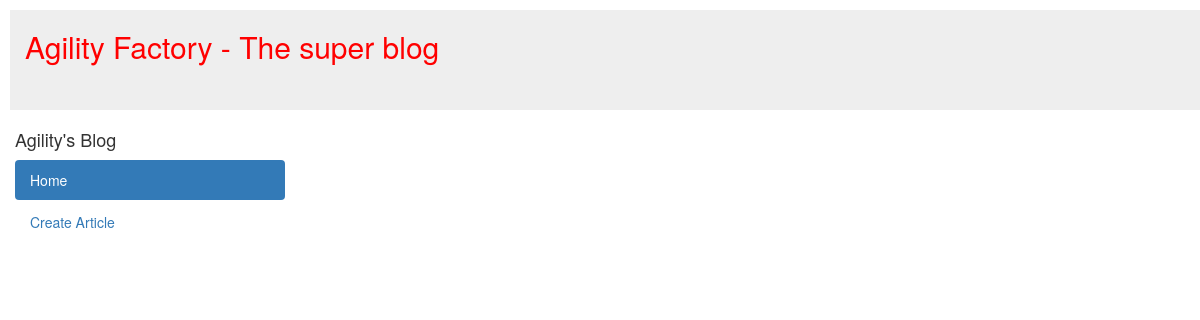
The app's page /articles/, older data.
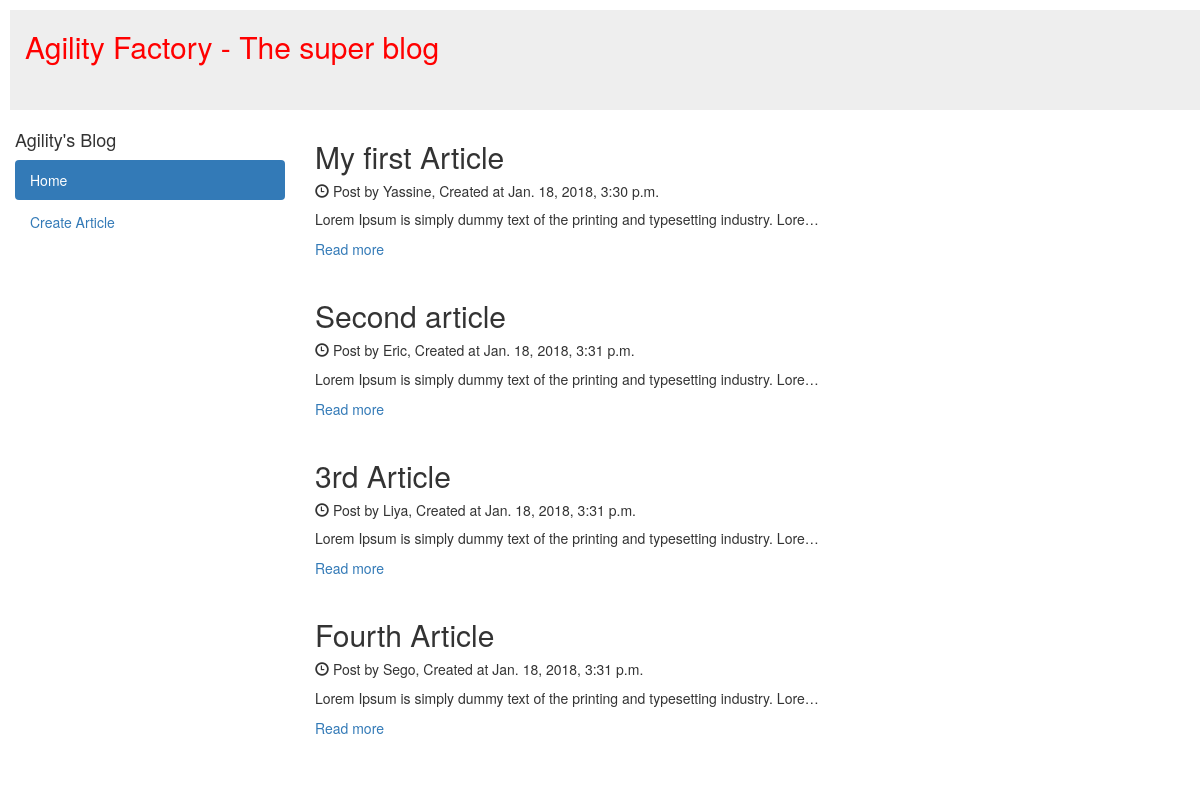
The same page, newer data.
### articles/models.py (models this page shows)
class Articles(models.Model):
    title = models.CharField(max_length=255)
    description = models.TextField()
    author = models.CharField(max_length=255)
    created_at = models.DateTimeField(auto_now_add=True)
    updated_at = models.DateTimeField(auto_now=True)
    def is_updated(self):
        return self.created_at.strftime('%Y-%m-%d %H:%M:%S') != self.updated_at.strftime('%Y-%m-%d %H:%M:%S')

### articles/views.py (the view)
def articles_list(request):
    articles_list = Articles.objects.all().order_by('created_at')
    context = {'articles': articles_list}
    return render(request, 'articles/ListArticles.html', context)

### articles/templates/articles/ListArticles.html (shortened to what this page needs)
{% extends 'articles/base.html' %}
{% block content %}
    {% for article in articles %}
      <h2>{{ article.title }}</h2>
      <h5><span class="glyphicon glyphicon-time"></span> Post by {{ article.author }}, Created at {{ article.created_at }}
      </h5>
      <p>{{ article.description|truncatechars:80}}</p>
      <a href="{% url 'articles:article_detail' article.pk %}">Read more</a>
      <br><br>
    {% endfor %}
{% endblock %}

Row changes from the older to the newer data that the page shows:
added Articles: title "My first Article", author "Yassine", created_at "Jan. 18, 2018, 3:30 p.m.", description "Lorem Ipsum is simply dummy text of the printing and typesetting industry. Lore…"
added Articles: title "Second article", author "Eric", created_at "Jan. 18, 2018, 3:31 p.m.", description "Lorem Ipsum is simply dummy text of the printing and typesetting industry. Lore…"
added Articles: title "3rd Article", author "Liya", created_at "Jan. 18, 2018, 3:31 p.m.", description "Lorem Ipsum is simply dummy text of the printing and typesetting industry. Lore…"
added Articles: title "Fourth Article", author "Sego", created_at "Jan. 18, 2018, 3:31 p.m.", description "Lorem Ipsum is simply dummy text of the printing and typesetting industry. Lore…"
